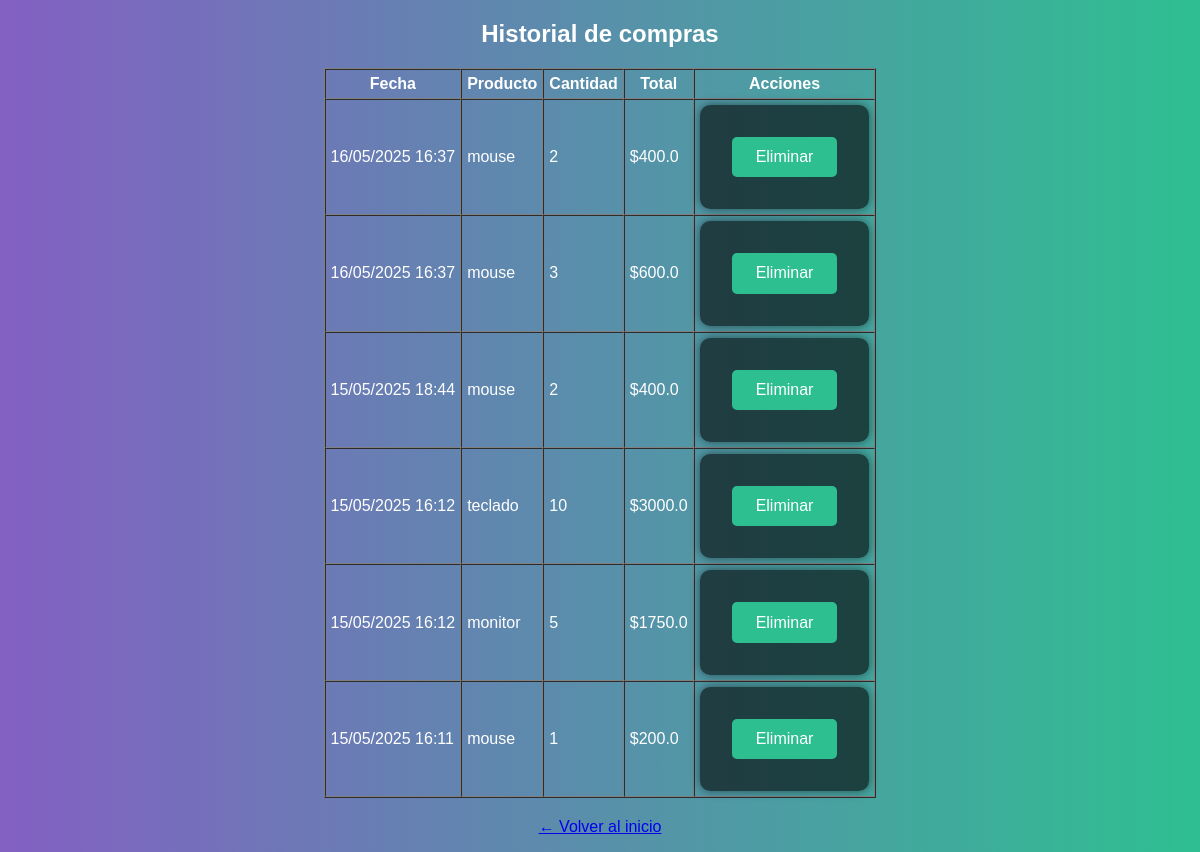
Before: /mis_compras (signed in) with the older database file.
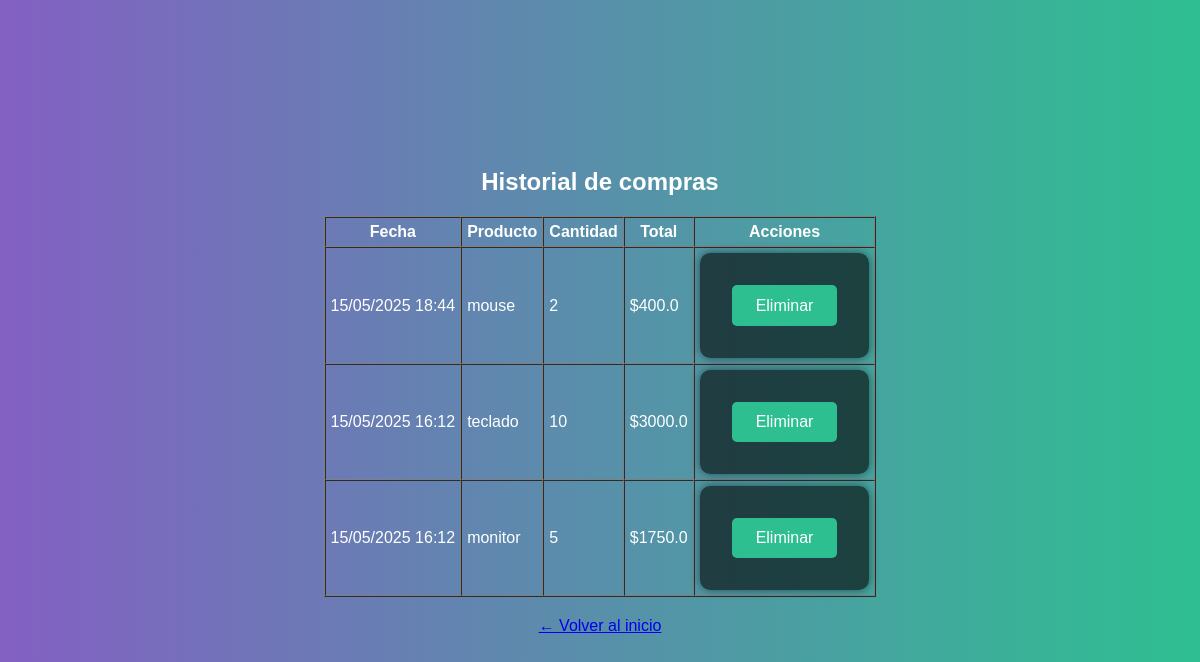
After: the same page with the newer database file.
### app/models.py (models this page shows, shortened)
class Venta(db.Model):
    id = db.Column(db.Integer, primary_key=True)
    producto_id = db.Column(db.Integer, db.ForeignKey('producto.id'), nullable=False)
    usuario_id = db.Column(db.Integer, db.ForeignKey('user.id'), nullable=False)
    cantidad = db.Column(db.Integer, nullable=False)
    total = db.Column(db.Float, nullable=False)
    fecha = db.Column(db.DateTime, default=datetime.utcnow)

class Producto(db.Model):
    id = db.Column(db.Integer, primary_key=True)
    nombre = db.Column(db.String(100), nullable=False)
    descripcion = db.Column(db.String(200))
    precio = db.Column(db.Float, nullable=False)
    costo_proveedor = db.Column(db.Float, nullable=False)
    stock = db.Column(db.Integer, nullable=False)
    stock_maximo = db.Column(db.Integer, nullable=False)
    proveedor_id = db.Column(db.Integer, db.ForeignKey('proveedor.id'), nullable=False)
    ventas = db.relationship('Venta', backref='producto', lazy=True)

### app/routes.py (the view)
@main.route('/mis_compras')
@login_required
def mis_compras():
    ventas = Venta.query.filter_by(usuario_id=current_user.id).order_by(Venta.fecha.desc()).all()
    return render_template('mis_compras.html', ventas=ventas)

### app/templates/mis_compras.html (shortened to what this page needs)
{% extends 'base.html' %}
{% block content %}
<h2>Historial de compras</h2>
{% if ventas %}
  <table border="1" cellpadding="5" cellspacing="0">
    <thead>
      <tr>
        <th>Fecha</th>
        <th>Producto</th>
        <th>Cantidad</th>
        <th>Total</th>
        <th>Acciones</th>
      </tr>
    </thead>
    <tbody>
      {% for venta in ventas %}
      <tr>
        <td>{{ venta.fecha.strftime('%d/%m/%Y %H:%M') }}</td>
        <td>{{ venta.producto.nombre }}</td>
        <td>{{ venta.cantidad }}</td>
        <td>${{ venta.total }}</td>
        <td>
          <form action="{{ url_for('main.eliminar_compra', id=venta.id) }}" method="POST" onsubmit="return confirm('¿Eliminar esta compra?');">
            <button type="submit">Eliminar</button>
          </form>
        </td>
      </tr>
      {% endfor %}
    </tbody>
  </table>
{% else %}
  <p>No has realizado compras aún.</p>
{% endif %}
<p style="text-align: center; margin-top: 20px;">
  <a href="{{ url_for('main.dashboard') }}">← Volver al inicio</a>
</p>
{% endblock %}

### app/templates/base.html (shortened to what this page needs)
<!doctype html>
<html lang="en">
<head>
    <link rel="stylesheet" href="{{ url_for('static', filename='styles.css') }}">
    <link rel="stylesheet" href="https://cdnjs.cloudflare.com/ajax/libs/animate.css/4.1.1/animate.min.css" />
</head>
<body>
    {% block content %}{% endblock %}
</body>
</html>

### app/static/styles.css (style rules this page uses)
body { margin: 0; padding: 0; font-family: 'Arial', sans-serif; background: linear-gradient(to right, #8360c3, #2ebf91); color: #fff; min-height: 100vh; display: flex; flex-direction: column; align-items: center; justify-content: center; }
form { background: rgba(0, 0, 0, 0.6); padding: 2rem; border-radius: 10px; box-shadow: 0 0 10px rgba(0,0,0,0.5); animation: fadeIn 1s ease-in-out; }
button { background-color: #2ebf91; border: none; padding: 0.7rem 1.5rem; border-radius: 5px; cursor: pointer; color: white; font-size: 1rem; transition: background-color 0.3s ease; }

Changed rows visible on the page:
removed Venta: fecha "16/05/2025 16:37", producto.nombre "mouse", cantidad "2", total "400.0"
removed Venta: fecha "16/05/2025 16:37", producto.nombre "mouse", cantidad "3", total "600.0"
removed Venta: fecha "15/05/2025 16:11", producto.nombre "mouse", cantidad "1", total "200.0"
